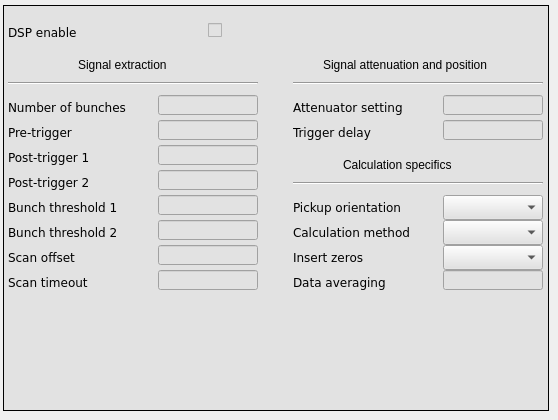
    <widget class="QWidget" name="dsp">
     <attribute name="title">
      <string>Main</string>
     </attribute>
     <widget class="caFrame" name="caframe_3">
      <property name="geometry">
       <rect>
        <x>3</x>
        <y>5</y>
        <width>546</width>
        <height>406</height>
       </rect>
      </property>
      <property name="styleSheet">
       <string notr="true">background-color: rgb(226, 226, 226);</string>
      </property>
      <property name="frameShape">
       <enum>QFrame::Box</enum>
      </property>
      <widget class="caMenu" name="camenu_3">
       <property name="geometry">
        <rect>
         <x>155</x>
         <y>415</y>
         <width>100</width>
         <height>25</height>
        </rect>
       </property>
       <property name="font">
        <font>
         <family>DejaVu Sans</family>
         <pointsize>10</pointsize>
        </font>
       </property>
       <property name="frame">
        <bool>true</bool>
       </property>
       <property name="channel" stdset="0">
        <string notr="true">$(DEVICE):dsp:insert_zeros</string>
       </property>
       <property name="labelDisplay">
        <bool>false</bool>
       </property>
      </widget>
      <widget class="QLabel" name="label_12">
       <property name="geometry">
        <rect>
         <x>5</x>
         <y>415</y>
         <width>151</width>
         <height>25</height>
        </rect>
       </property>
       <property name="font">
        <font>
         <family>DejaVu Sans</family>
        </font>
       </property>
       <property name="text">
        <string>Insert zeros</string>
       </property>
      </widget>
      <widget class="caLineEdit" name="calineedit_4">
       <property name="geometry">
        <rect>
         <x>155</x>
         <y>705</y>
         <width>101</width>
         <height>16</height>
        </rect>
       </property>
       <property name="font">
        <font>
         <family>DejaVu Sans</family>
         <pointsize>10</pointsize>
         <stylestrategy>PreferDefault</stylestrategy>
        </font>
       </property>
       <property name="alignment">
        <set>Qt::AlignRight|Qt::AlignTrailing|Qt::AlignVCenter</set>
       </property>
       <property name="channel" stdset="0">
        <string notr="true">$(DEVICE):clock_info:adc_frequency</string>
       </property>
      </widget>
      <widget class="QLabel" name="label_55">
       <property name="geometry">
        <rect>
         <x>5</x>
         <y>705</y>
         <width>131</width>
         <height>21</height>
        </rect>
       </property>
       <property name="font">
        <font>
         <family>DejaVu Sans</family>
        </font>
       </property>
       <property name="text">
        <string>Sampling frequency</string>
       </property>
      </widget>
      <widget class="Line" name="line_4">
       <property name="geometry">
        <rect>
         <x>5</x>
         <y>70</y>
         <width>250</width>
         <height>16</height>
        </rect>
       </property>
       <property name="orientation">
        <enum>Qt::Horizontal</enum>
       </property>
      </widget>
      <widget class="QLabel" name="label_36">
       <property name="geometry">
        <rect>
         <x>75</x>
         <y>50</y>
         <width>126</width>
         <height>20</height>
        </rect>
       </property>
       <property name="font">
        <font>
         <pointsize>9</pointsize>
        </font>
       </property>
       <property name="text">
        <string>Signal extraction</string>
       </property>
      </widget>
      <widget class="QLabel" name="label_16">
       <property name="geometry">
        <rect>
         <x>5</x>
         <y>240</y>
         <width>151</width>
         <height>25</height>
        </rect>
       </property>
       <property name="font">
        <font>
         <family>DejaVu Sans</family>
        </font>
       </property>
       <property name="text">
        <string>Scan offset</string>
       </property>
      </widget>
      <widget class="caToggleButton" name="catogglebutton_5">
       <property name="geometry">
        <rect>
         <x>205</x>
         <y>17</y>
         <width>16</width>
         <height>16</height>
        </rect>
       </property>
       <property name="font">
        <font>
         <family>DejaVu Sans</family>
         <pointsize>9</pointsize>
        </font>
       </property>
       <property name="channel" stdset="0">
        <string notr="true">$(BPM):dsp_control:enable</string>
       </property>
      </widget>
      <widget class="caTextEntry" name="catextentry_12">
       <property name="geometry">
        <rect>
         <x>155</x>
         <y>165</y>
         <width>100</width>
         <height>20</height>
        </rect>
       </property>
       <property name="font">
        <font>
         <family>DejaVu Sans</family>
         <pointsize>9</pointsize>
         <stylestrategy>PreferDefault</stylestrategy>
        </font>
       </property>
       <property name="alignment">
        <set>Qt::AlignRight|Qt::AlignTrailing|Qt::AlignVCenter</set>
       </property>
       <property name="channel" stdset="0">
        <string notr="true">$(BPM):dsp_control:post_trigger2</string>
       </property>
       <property name="background">
        <color>
         <red>255</red>
         <green>255</green>
         <blue>255</blue>
        </color>
       </property>
       <property name="colorMode">
        <enum>caLineEdit::Static</enum>
       </property>
       <property name="limitsMode">
        <enum>caLineEdit::User</enum>
       </property>
       <property name="maxValue">
        <double>2047.000000000000000</double>
       </property>
       <property name="minValue">
        <double>8.000000000000000</double>
       </property>
      </widget>
      <widget class="QLabel" name="label_22">
       <property name="geometry">
        <rect>
         <x>5</x>
         <y>190</y>
         <width>151</width>
         <height>25</height>
        </rect>
       </property>
       <property name="font">
        <font>
         <family>DejaVu Sans</family>
        </font>
       </property>
       <property name="text">
        <string>Bunch threshold 1</string>
       </property>
      </widget>
      <widget class="caTextEntry" name="catextentry_22">
       <property name="geometry">
        <rect>
         <x>440</x>
         <y>265</y>
         <width>100</width>
         <height>20</height>
        </rect>
       </property>
       <property name="font">
        <font>
         <family>DejaVu Sans</family>
         <pointsize>9</pointsize>
         <stylestrategy>PreferDefault</stylestrategy>
        </font>
       </property>
       <property name="alignment">
        <set>Qt::AlignRight|Qt::AlignTrailing|Qt::AlignVCenter</set>
       </property>
       <property name="channel" stdset="0">
        <string notr="true">$(BPM):dsp_control:data_averaging</string>
       </property>
       <property name="background">
        <color>
         <red>255</red>
         <green>255</green>
         <blue>255</blue>
        </color>
       </property>
       <property name="colorMode">
        <enum>caLineEdit::Static</enum>
       </property>
       <property name="limitsMode">
        <enum>caLineEdit::User</enum>
       </property>
       <property name="maxValue">
        <double>2047.000000000000000</double>
       </property>
       <property name="minValue">
        <double>8.000000000000000</double>
       </property>
      </widget>
      <widget class="QLabel" name="label_29">
       <property name="geometry">
        <rect>
         <x>5</x>
         <y>90</y>
         <width>151</width>
         <height>25</height>
        </rect>
       </property>
       <property name="font">
        <font>
         <family>DejaVu Sans</family>
        </font>
       </property>
       <property name="text">
        <string>Number of bunches</string>
       </property>
      </widget>
      <widget class="QLabel" name="label_35">
       <property name="geometry">
        <rect>
         <x>290</x>
         <y>90</y>
         <width>136</width>
         <height>25</height>
        </rect>
       </property>
       <property name="font">
        <font>
         <family>DejaVu Sans</family>
        </font>
       </property>
       <property name="text">
        <string>Attenuator setting</string>
       </property>
      </widget>
      <widget class="caTextEntry" name="catextentry_13">
       <property name="geometry">
        <rect>
         <x>155</x>
         <y>215</y>
         <width>100</width>
         <height>20</height>
        </rect>
       </property>
       <property name="font">
        <font>
         <family>DejaVu Sans</family>
         <pointsize>9</pointsize>
         <stylestrategy>PreferDefault</stylestrategy>
        </font>
       </property>
       <property name="alignment">
        <set>Qt::AlignRight|Qt::AlignTrailing|Qt::AlignVCenter</set>
       </property>
       <property name="channel" stdset="0">
        <string notr="true">$(BPM):dsp_control:bunch_thr2</string>
       </property>
       <property name="background">
        <color>
         <red>255</red>
         <green>255</green>
         <blue>255</blue>
        </color>
       </property>
       <property name="colorMode">
        <enum>caLineEdit::Static</enum>
       </property>
       <property name="limitsMode">
        <enum>caLineEdit::User</enum>
       </property>
       <property name="maxValue">
        <double>8191.000000000000000</double>
       </property>
       <property name="minValue">
        <double>0.000000000000000</double>
       </property>
      </widget>
      <widget class="caTextEntry" name="catextentry_23">
       <property name="geometry">
        <rect>
         <x>155</x>
         <y>265</y>
         <width>100</width>
         <height>20</height>
        </rect>
       </property>
       <property name="font">
        <font>
         <family>DejaVu Sans</family>
         <pointsize>9</pointsize>
         <stylestrategy>PreferDefault</stylestrategy>
        </font>
       </property>
       <property name="alignment">
        <set>Qt::AlignRight|Qt::AlignTrailing|Qt::AlignVCenter</set>
       </property>
       <property name="channel" stdset="0">
        <string notr="true">$(BPM):dsp_control:scan_timeout</string>
       </property>
       <property name="background">
        <color>
         <red>255</red>
         <green>255</green>
         <blue>255</blue>
        </color>
       </property>
       <property name="colorMode">
        <enum>caLineEdit::Static</enum>
       </property>
       <property name="limitsMode">
        <enum>caLineEdit::Channel</enum>
       </property>
       <property name="maxValue">
        <double>8191.000000000000000</double>
       </property>
       <property name="minValue">
        <double>0.000000000000000</double>
       </property>
      </widget>
      <widget class="QLabel" name="label_31">
       <property name="geometry">
        <rect>
         <x>290</x>
         <y>265</y>
         <width>146</width>
         <height>25</height>
        </rect>
       </property>
       <property name="font">
        <font>
         <family>DejaVu Sans</family>
        </font>
       </property>
       <property name="text">
        <string>Data averaging</string>
       </property>
      </widget>
      <widget class="QLabel" name="label_23">
       <property name="geometry">
        <rect>
         <x>5</x>
         <y>140</y>
         <width>151</width>
         <height>25</height>
        </rect>
       </property>
       <property name="font">
        <font>
         <family>DejaVu Sans</family>
        </font>
       </property>
       <property name="text">
        <string>Post-trigger 1</string>
       </property>
      </widget>
      <widget class="caMenu" name="camenu_11">
       <property name="geometry">
        <rect>
         <x>440</x>
         <y>240</y>
         <width>100</width>
         <height>25</height>
        </rect>
       </property>
       <property name="font">
        <font>
         <family>DejaVu Sans</family>
         <pointsize>10</pointsize>
        </font>
       </property>
       <property name="frame">
        <bool>true</bool>
       </property>
       <property name="channel" stdset="0">
        <string notr="true">$(BPM):dsp_control:insert_zeros</string>
       </property>
       <property name="labelDisplay">
        <bool>false</bool>
       </property>
      </widget>
      <widget class="caTextEntry" name="catextentry_24">
       <property name="geometry">
        <rect>
         <x>155</x>
         <y>90</y>
         <width>100</width>
         <height>20</height>
        </rect>
       </property>
       <property name="font">
        <font>
         <family>DejaVu Sans</family>
         <pointsize>9</pointsize>
         <stylestrategy>PreferDefault</stylestrategy>
        </font>
       </property>
       <property name="alignment">
        <set>Qt::AlignRight|Qt::AlignTrailing|Qt::AlignVCenter</set>
       </property>
       <property name="channel" stdset="0">
        <string notr="true">$(BPM):dsp_control:num_of_bunches</string>
       </property>
       <property name="background">
        <color>
         <red>255</red>
         <green>255</green>
         <blue>255</blue>
        </color>
       </property>
       <property name="colorMode">
        <enum>caLineEdit::Static</enum>
       </property>
      </widget>
      <widget class="caTextEntry" name="catextentry_25">
       <property name="geometry">
        <rect>
         <x>155</x>
         <y>140</y>
         <width>100</width>
         <height>20</height>
        </rect>
       </property>
       <property name="font">
        <font>
         <family>DejaVu Sans</family>
         <pointsize>9</pointsize>
         <stylestrategy>PreferDefault</stylestrategy>
        </font>
       </property>
       <property name="alignment">
        <set>Qt::AlignRight|Qt::AlignTrailing|Qt::AlignVCenter</set>
       </property>
       <property name="channel" stdset="0">
        <string notr="true">$(BPM):dsp_control:post_trigger1</string>
       </property>
       <property name="background">
        <color>
         <red>255</red>
         <green>255</green>
         <blue>255</blue>
        </color>
       </property>
       <property name="colorMode">
        <enum>caLineEdit::Static</enum>
       </property>
       <property name="limitsMode">
        <enum>caLineEdit::User</enum>
       </property>
       <property name="maxValue">
        <double>2047.000000000000000</double>
       </property>
       <property name="minValue">
        <double>8.000000000000000</double>
       </property>
      </widget>
      <widget class="caLed" name="caled_3">
       <property name="geometry">
        <rect>
         <x>230</x>
         <y>15</y>
         <width>21</width>
         <height>21</height>
        </rect>
       </property>
       <property name="font">
        <font>
         <family>DejaVu Sans</family>
         <pointsize>9</pointsize>
        </font>
       </property>
       <property name="channel" stdset="0">
        <string notr="true">$(BPM):dsp_control:enable</string>
       </property>
       <property name="falseColor">
        <color alpha="0">
         <red>255</red>
         <green>0</green>
         <blue>0</blue>
        </color>
       </property>
       <property name="trueColor">
        <color>
         <red>0</red>
         <green>255</green>
         <blue>0</blue>
        </color>
       </property>
       <property name="trueValue">
        <string>true</string>
       </property>
       <property name="falseValue">
        <string>false</string>
       </property>
      </widget>
      <widget class="QLabel" name="label_420">
       <property name="geometry">
        <rect>
         <x>5</x>
         <y>17</y>
         <width>81</width>
         <height>21</height>
        </rect>
       </property>
       <property name="font">
        <font>
         <family>DejaVu Sans</family>
         <pointsize>9</pointsize>
        </font>
       </property>
       <property name="text">
        <string>DSP enable</string>
       </property>
       <property name="alignment">
        <set>Qt::AlignLeading|Qt::AlignLeft|Qt::AlignVCenter</set>
       </property>
      </widget>
      <widget class="QLabel" name="label_54">
       <property name="geometry">
        <rect>
         <x>5</x>
         <y>165</y>
         <width>141</width>
         <height>25</height>
        </rect>
       </property>
       <property name="font">
        <font>
         <family>DejaVu Sans</family>
        </font>
       </property>
       <property name="text">
        <string>Post-trigger 2</string>
       </property>
      </widget>
      <widget class="caMenu" name="camenu_13">
       <property name="geometry">
        <rect>
         <x>440</x>
         <y>190</y>
         <width>100</width>
         <height>25</height>
        </rect>
       </property>
       <property name="font">
        <font>
         <family>DejaVu Sans</family>
         <pointsize>10</pointsize>
        </font>
       </property>
       <property name="frame">
        <bool>true</bool>
       </property>
       <property name="channel" stdset="0">
        <string notr="true">$(BPM):dsp_control:pickup_orientation</string>
       </property>
       <property name="labelDisplay">
        <bool>false</bool>
       </property>
      </widget>
      <widget class="caTextEntry" name="catextentry_26">
       <property name="geometry">
        <rect>
         <x>440</x>
         <y>90</y>
         <width>100</width>
         <height>20</height>
        </rect>
       </property>
       <property name="font">
        <font>
         <family>DejaVu Sans</family>
         <pointsize>9</pointsize>
         <stylestrategy>PreferDefault</stylestrategy>
        </font>
       </property>
       <property name="alignment">
        <set>Qt::AlignRight|Qt::AlignTrailing|Qt::AlignVCenter</set>
       </property>
       <property name="channel" stdset="0">
        <string notr="true">$(BPM):att:att_id</string>
       </property>
       <property name="background">
        <color>
         <red>255</red>
         <green>255</green>
         <blue>255</blue>
        </color>
       </property>
       <property name="colorMode">
        <enum>caLineEdit::Static</enum>
       </property>
      </widget>
      <widget class="caTextEntry" name="catextentry_27">
       <property name="geometry">
        <rect>
         <x>155</x>
         <y>240</y>
         <width>100</width>
         <height>20</height>
        </rect>
       </property>
       <property name="font">
        <font>
         <family>DejaVu Sans</family>
         <pointsize>9</pointsize>
         <stylestrategy>PreferDefault</stylestrategy>
        </font>
       </property>
       <property name="alignment">
        <set>Qt::AlignRight|Qt::AlignTrailing|Qt::AlignVCenter</set>
       </property>
       <property name="channel" stdset="0">
        <string notr="true">$(BPM):dsp_control:scan_offset</string>
       </property>
       <property name="background">
        <color>
         <red>255</red>
         <green>255</green>
         <blue>255</blue>
        </color>
       </property>
       <property name="colorMode">
        <enum>caLineEdit::Static</enum>
       </property>
       <property name="limitsMode">
        <enum>caLineEdit::Channel</enum>
       </property>
       <property name="maxValue">
        <double>8191.000000000000000</double>
       </property>
       <property name="minValue">
        <double>0.000000000000000</double>
       </property>
      </widget>
      <widget class="QLabel" name="label_30">
       <property name="geometry">
        <rect>
         <x>5</x>
         <y>265</y>
         <width>141</width>
         <height>25</height>
        </rect>
       </property>
       <property name="font">
        <font>
         <family>DejaVu Sans</family>
        </font>
       </property>
       <property name="text">
        <string>Scan timeout</string>
       </property>
      </widget>
      <widget class="caMenu" name="camenu_14">
       <property name="geometry">
        <rect>
         <x>440</x>
         <y>215</y>
         <width>100</width>
         <height>25</height>
        </rect>
       </property>
       <property name="font">
        <font>
         <family>DejaVu Sans</family>
         <pointsize>10</pointsize>
        </font>
       </property>
       <property name="frame">
        <bool>true</bool>
       </property>
       <property name="channel" stdset="0">
        <string notr="true">$(BPM):dsp_control:calculation_method</string>
       </property>
       <property name="labelDisplay">
        <bool>false</bool>
       </property>
      </widget>
      <widget class="caTextEntry" name="catextentry_28">
       <property name="geometry">
        <rect>
         <x>155</x>
         <y>190</y>
         <width>100</width>
         <height>20</height>
        </rect>
       </property>
       <property name="font">
        <font>
         <family>DejaVu Sans</family>
         <pointsize>9</pointsize>
         <stylestrategy>PreferDefault</stylestrategy>
        </font>
       </property>
       <property name="alignment">
        <set>Qt::AlignRight|Qt::AlignTrailing|Qt::AlignVCenter</set>
       </property>
       <property name="channel" stdset="0">
        <string notr="true">$(BPM):dsp_control:bunch_thr1</string>
       </property>
       <property name="background">
        <color>
         <red>255</red>
         <green>255</green>
         <blue>255</blue>
        </color>
       </property>
       <property name="colorMode">
        <enum>caLineEdit::Static</enum>
       </property>
       <property name="limitsMode">
        <enum>caLineEdit::User</enum>
       </property>
       <property name="maxValue">
        <double>8191.000000000000000</double>
       </property>
       <property name="minValue">
        <double>0.000000000000000</double>
       </property>
      </widget>
      <widget class="caTextEntry" name="catextentry_44">
       <property name="geometry">
        <rect>
         <x>155</x>
         <y>115</y>
         <width>100</width>
         <height>20</height>
        </rect>
       </property>
       <property name="font">
        <font>
         <family>DejaVu Sans</family>
         <pointsize>9</pointsize>
         <stylestrategy>PreferDefault</stylestrategy>
        </font>
       </property>
       <property name="alignment">
        <set>Qt::AlignRight|Qt::AlignTrailing|Qt::AlignVCenter</set>
       </property>
       <property name="channel" stdset="0">
        <string notr="true">$(BPM):dsp_control:pre_trigger</string>
       </property>
       <property name="background">
        <color>
         <red>255</red>
         <green>255</green>
         <blue>255</blue>
        </color>
       </property>
       <property name="colorMode">
        <enum>caLineEdit::Static</enum>
       </property>
       <property name="limitsMode">
        <enum>caLineEdit::User</enum>
       </property>
       <property name="maxValue">
        <double>15.000000000000000</double>
       </property>
      </widget>
      <widget class="QLabel" name="label_28">
       <property name="geometry">
        <rect>
         <x>290</x>
         <y>240</y>
         <width>141</width>
         <height>25</height>
        </rect>
       </property>
       <property name="font">
        <font>
         <family>DejaVu Sans</family>
        </font>
       </property>
       <property name="text">
        <string>Insert zeros</string>
       </property>
      </widget>
      <widget class="QLabel" name="label_56">
       <property name="geometry">
        <rect>
         <x>5</x>
         <y>215</y>
         <width>126</width>
         <height>25</height>
        </rect>
       </property>
       <property name="font">
        <font>
         <family>DejaVu Sans</family>
        </font>
       </property>
       <property name="text">
        <string>Bunch threshold 2</string>
       </property>
      </widget>
      <widget class="QLabel" name="label_57">
       <property name="geometry">
        <rect>
         <x>5</x>
         <y>115</y>
         <width>136</width>
         <height>25</height>
        </rect>
       </property>
       <property name="font">
        <font>
         <family>DejaVu Sans</family>
        </font>
       </property>
       <property name="text">
        <string>Pre-trigger</string>
       </property>
      </widget>
      <widget class="caTextEntry" name="catextentry_45">
       <property name="geometry">
        <rect>
         <x>440</x>
         <y>115</y>
         <width>100</width>
         <height>20</height>
        </rect>
       </property>
       <property name="font">
        <font>
         <family>DejaVu Sans</family>
         <pointsize>9</pointsize>
         <stylestrategy>PreferDefault</stylestrategy>
        </font>
       </property>
       <property name="toolTip">
        <string>Set the trigger delay in ADC clocks</string>
       </property>
       <property name="whatsThis">
        <string>Set the trigger delay in ADC clocks</string>
       </property>
       <property name="alignment">
        <set>Qt::AlignRight|Qt::AlignTrailing|Qt::AlignVCenter</set>
       </property>
       <property name="channel" stdset="0">
        <string notr="true">$(BPM):ltim:trigger_offset</string>
       </property>
       <property name="background">
        <color>
         <red>255</red>
         <green>255</green>
         <blue>255</blue>
        </color>
       </property>
       <property name="colorMode">
        <enum>caLineEdit::Static</enum>
       </property>
      </widget>
      <widget class="QLabel" name="label_67">
       <property name="geometry">
        <rect>
         <x>290</x>
         <y>115</y>
         <width>136</width>
         <height>25</height>
        </rect>
       </property>
       <property name="font">
        <font>
         <family>DejaVu Sans</family>
        </font>
       </property>
       <property name="text">
        <string>Trigger delay</string>
       </property>
      </widget>
      <widget class="QLabel" name="label_18">
       <property name="geometry">
        <rect>
         <x>290</x>
         <y>215</y>
         <width>146</width>
         <height>25</height>
        </rect>
       </property>
       <property name="font">
        <font>
         <family>DejaVu Sans</family>
        </font>
       </property>
       <property name="text">
        <string>Calculation method</string>
       </property>
      </widget>
      <widget class="QLabel" name="label_37">
       <property name="geometry">
        <rect>
         <x>290</x>
         <y>190</y>
         <width>135</width>
         <height>25</height>
        </rect>
       </property>
       <property name="font">
        <font>
         <family>DejaVu Sans</family>
        </font>
       </property>
       <property name="text">
        <string>Pickup orientation</string>
       </property>
      </widget>
      <widget class="Line" name="line_5">
       <property name="geometry">
        <rect>
         <x>290</x>
         <y>70</y>
         <width>250</width>
         <height>16</height>
        </rect>
       </property>
       <property name="orientation">
        <enum>Qt::Horizontal</enum>
       </property>
      </widget>
      <widget class="QLabel" name="label_58">
       <property name="geometry">
        <rect>
         <x>320</x>
         <y>50</y>
         <width>196</width>
         <height>20</height>
        </rect>
       </property>
       <property name="font">
        <font>
         <pointsize>9</pointsize>
        </font>
       </property>
       <property name="text">
        <string>Signal attenuation and position</string>
       </property>
      </widget>
      <widget class="Line" name="line_8">
       <property name="geometry">
        <rect>
         <x>290</x>
         <y>170</y>
         <width>250</width>
         <height>16</height>
        </rect>
       </property>
       <property name="orientation">
        <enum>Qt::Horizontal</enum>
       </property>
      </widget>
      <widget class="QLabel" name="label_61">
       <property name="geometry">
        <rect>
         <x>340</x>
         <y>150</y>
         <width>136</width>
         <height>20</height>
        </rect>
       </property>
       <property name="font">
        <font>
         <pointsize>9</pointsize>
        </font>
       </property>
       <property name="text">
        <string>Calculation specifics</string>
       </property>
      </widget>
     </widget>
    </widget>
